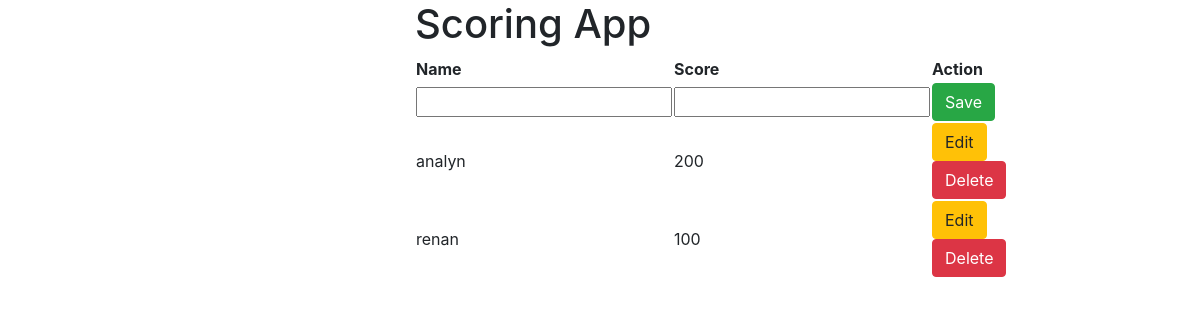
The app's page /, older data.
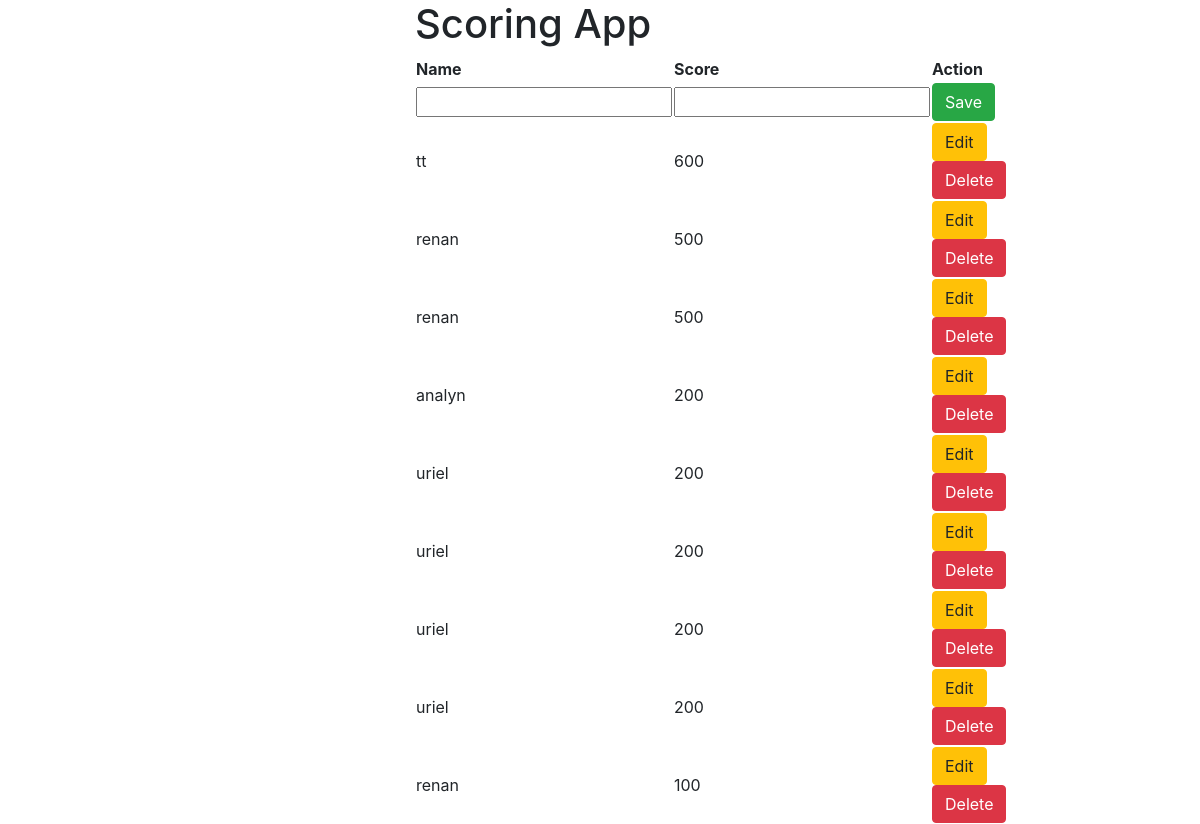
The same page, newer data.
### score/models.py (models this page shows, shortened)
class Score(models.Model):
    name = models.CharField(max_length=100)
    value = models.PositiveSmallIntegerField()
    class Meta:
        ordering = ['-value']

### score/views.py (the view, shortened to what this page needs)
# urls.py: path('', views.home, name='home'),
def home(request):
    form = ScoreForm()
    scores = Score.objects.all()
    title = 'Home'
    return render(request, 'score/home.html', {
        'form': form,
        'title': title,
        'scores': scores
    })

### score/forms.py
class ScoreForm(forms.ModelForm):
    class Meta:
        model = Score
        fields = [
            'name',
            'value'
            ]

### score/templates/score/home.html (shortened to what this page needs)
{% extends 'score/base.html' %}
{% block content %}
<h1>Scoring App</h1>
<table>
<form method="post" action="{% url 'home' %}">
<tr><th>Name</th><th>Score</th><th>Action</th></tr>
{% if not form.instance.id %}
<tr>
  {% include 'score/save.html' %}
</tr>
{% endif %}
{% for score in scores %}
  <tr>
    {% if form.instance.id == score.id %}
    {% include 'score/save.html' %}
    {% else %}
    <td>{{ score.name }}</td>
    <td>{{ score.value }}</td>
    <td>
      <button formnovalidate name="edit" value="{{ score.id }}" class="btn btn-warning">Edit</button>
      <button formnovalidate name="delete" value="{{ score.id }}" class="btn btn-danger">Delete</button>
    </td>
    {% endif %}
  </tr>
{% endfor %}
</form>
</table>
{% endblock %}

Row changes from the older to the newer data that the page shows:
added Score: name "tt", value "600", {{ score.id }} 3 (drawn)
added Score: name "renan", value "500", {{ score.id }} 4 (drawn)
added Score: name "renan", value "500", {{ score.id }} 5 (drawn)
added Score: name "uriel", value "200", {{ score.id }} 6 (drawn)
added Score: name "uriel", value "200", {{ score.id }} 7 (drawn)
added Score: name "uriel", value "200", {{ score.id }} 8 (drawn)
added Score: name "uriel", value "200", {{ score.id }} 9 (drawn)
